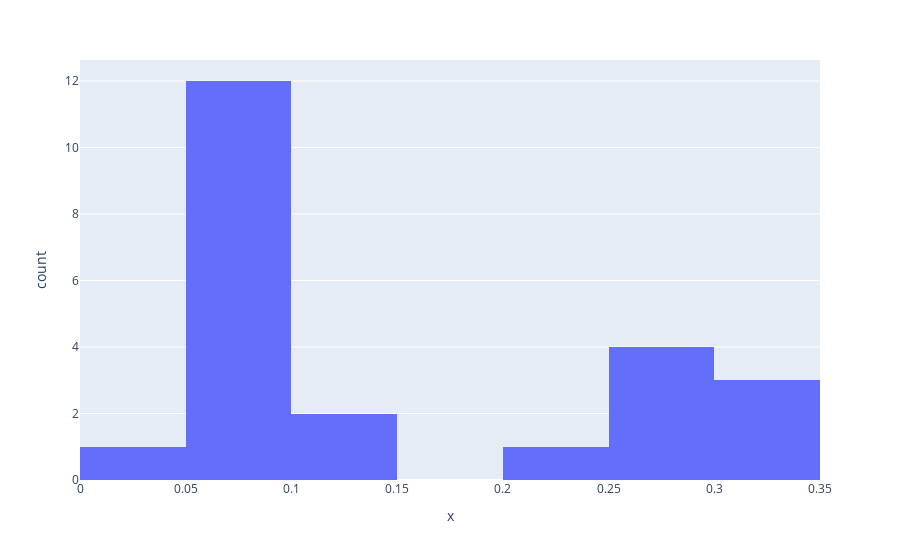

Write notebook code for a chart like this one.
### Code cell
result = run_test(
    "validmind.model_validation.ragas.ContextRelevancy",
    inputs={"dataset": vm_ragas_ds},
    show=False,
)
plot_distribution(result.metric.summary.results[0].data)

### Figure 1 — Plotly figure (JSON) as saved in the notebook; plotly's stock layout.template omitted (floating-point values rounded to 4 significant figures)
{"data": [{"alignmentgroup": "True", "bingroup": "x", "hovertemplate": "x=%{x}<br>count=%{y}<extra></extra>", "legendgroup": "", "marker": {"color": "#636efa", "pattern": {"shape": ""}}, "name": "", "nbinsx": 10, "offsetgroup": "", "orientation": "v", "showlegend": false, "type": "histogram", "x": [0.1475, 0.06329, 0.2586, 0.3492, 0.08451, 0.3077, 0.05455, 0.3276, 0.25, 0.08929, 0.05479, 0.1026, 0.08929, 0.07937, 0.2154, 0.08219, 0.08696, 0.2615, 0.04918, 0.2615, 0.06494, 0.09677, 0.05714], "xaxis": "x", "yaxis": "y"}], "layout": {"barmode": "relative", "legend": {"tracegroupgap": 0}, "margin": {"t": 60}, "xaxis": {"anchor": "y", "domain": [0, 1], "title": {"text": "x"}}, "yaxis": {"anchor": "x", "domain": [0, 1], "title": {"text": "count"}}}}
